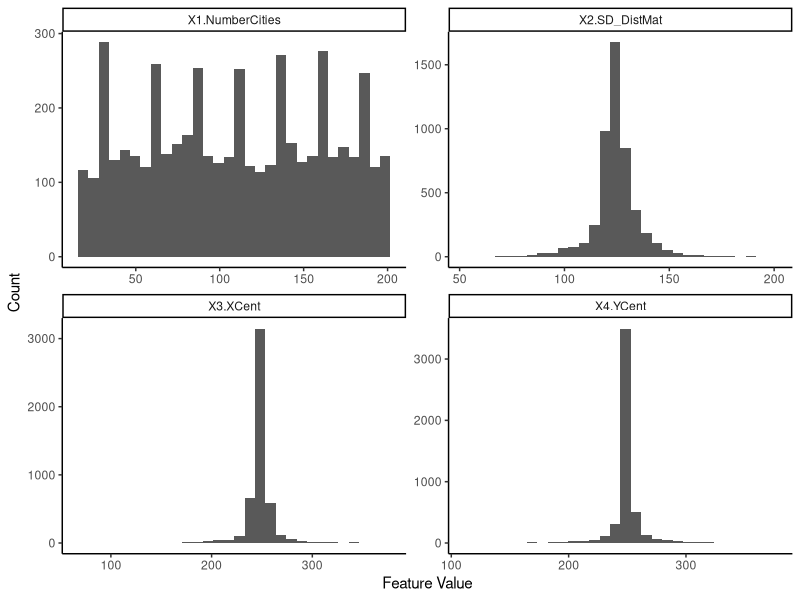
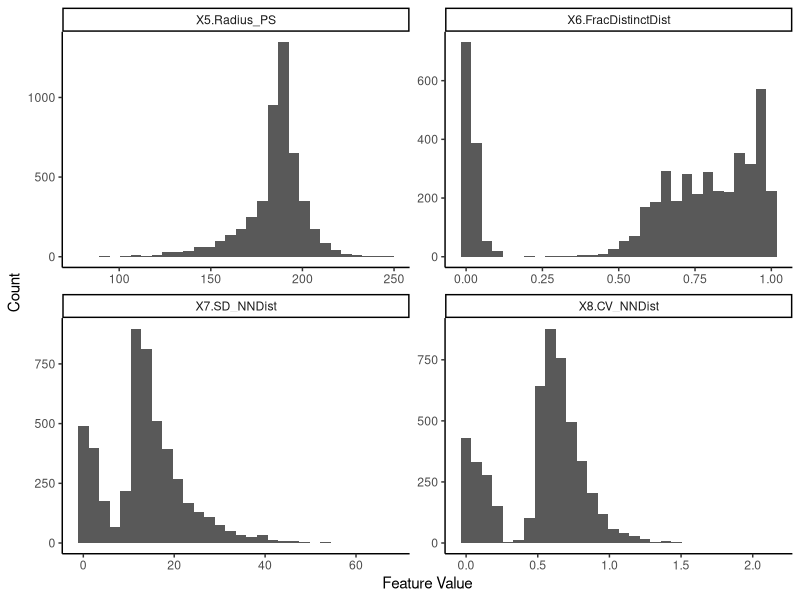
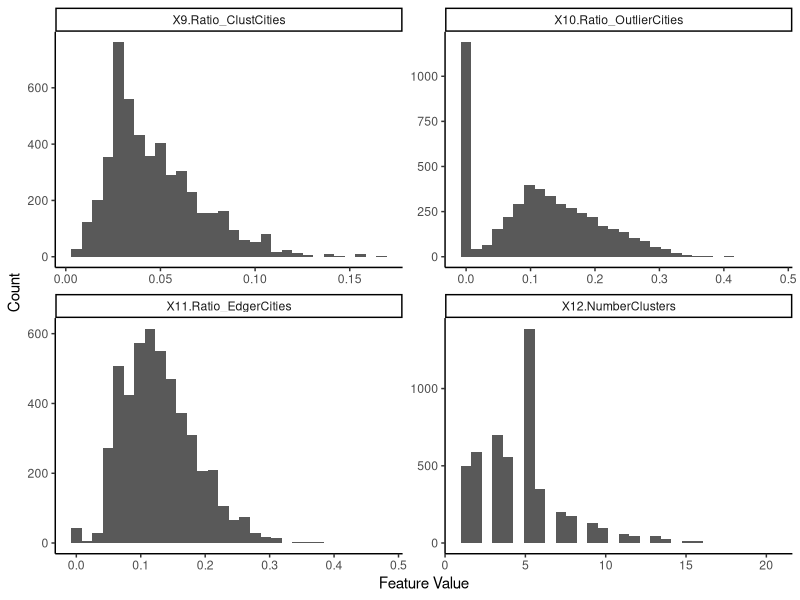
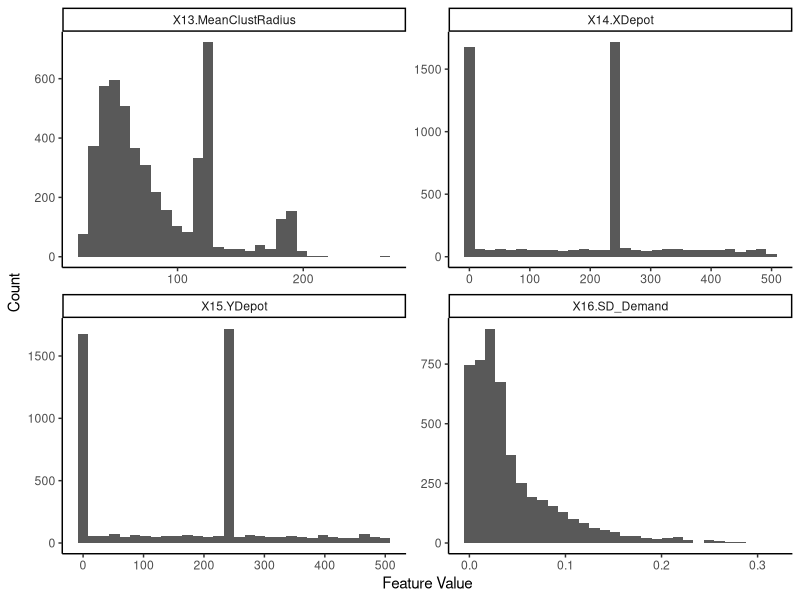
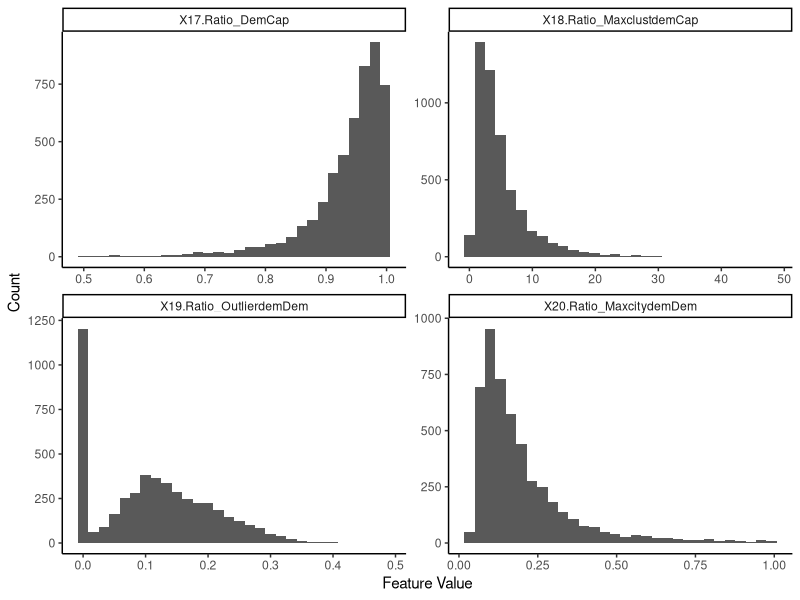
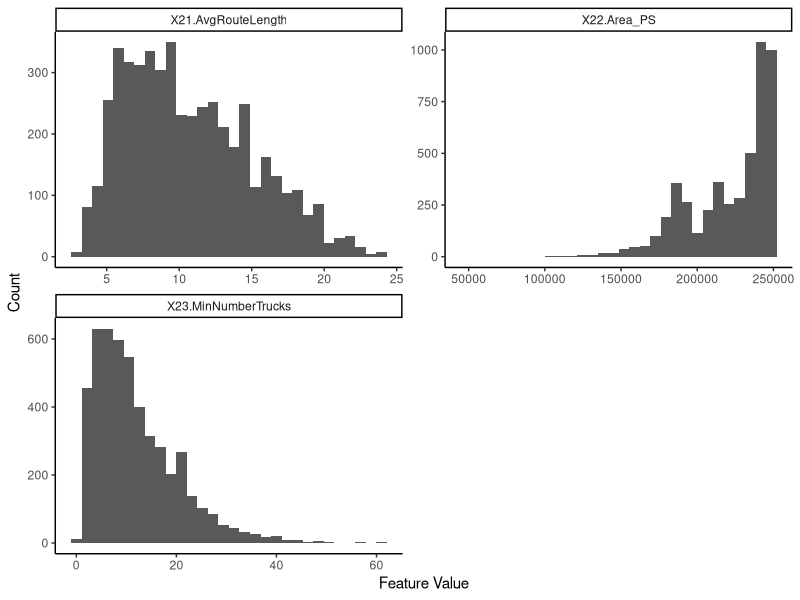
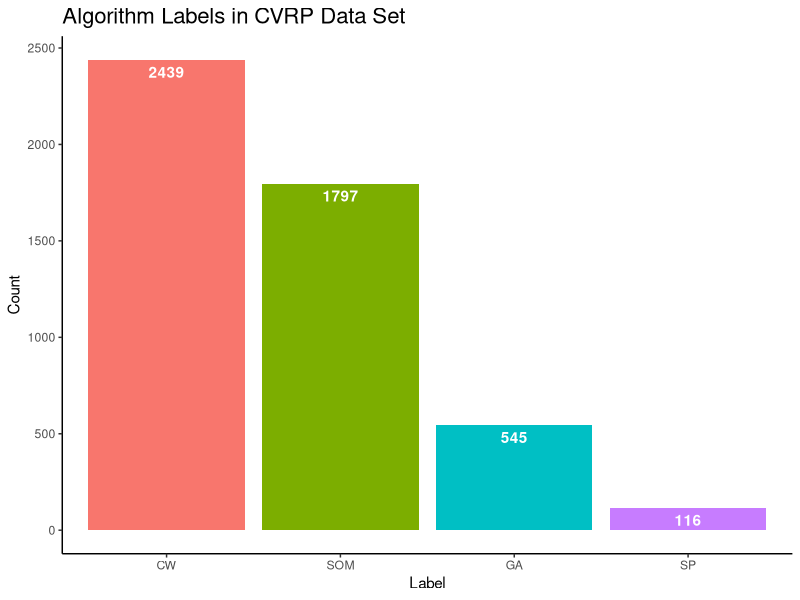
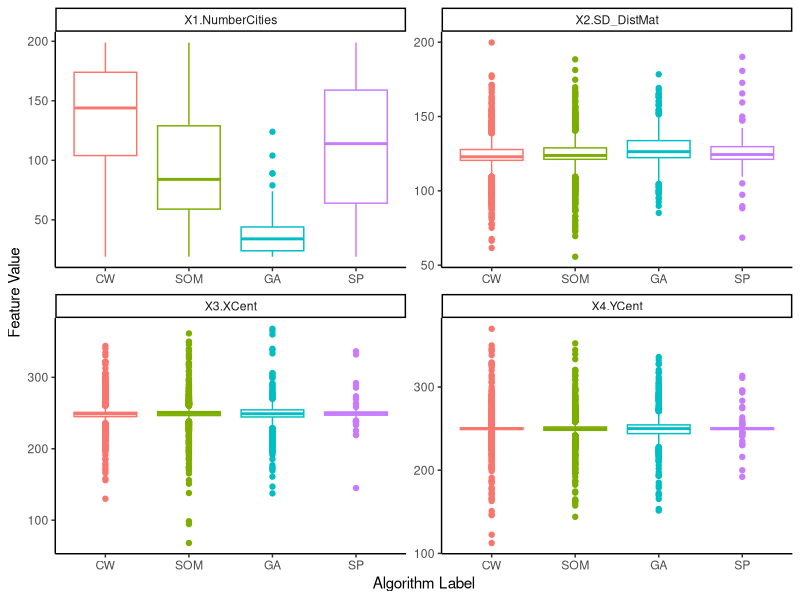

These figures' R source, in order:
library(tidyverse)
library(reshape2) #for the melt function

cvrp <- read.csv(file="CVRP_dataset.csv")

################### Feature Distributions ################

# Features 1 - 4
d <- melt(cvrp[c(7:10)])
ggplot(data = d, mapping = aes(x = value)) + 
  facet_wrap(~variable, scales = 'free') +
  geom_histogram() + 
  labs(x = 'Feature Value', y = 'Count') + #, title = 'Histograms of Features 1 - 4') +
  theme_classic()+
  theme(plot.title = element_text(hjust = 0.5))

# Features 5 - 8
d <- melt(cvrp[c(11:14)])
ggplot(data = d, mapping = aes(x = value)) + 
  facet_wrap(~variable, scales = 'free') +
  geom_histogram() + 
  labs(x = 'Feature Value', y = 'Count') + #, title = 'Histograms of Features 5 - 8') +
  theme_classic()+
  theme(plot.title = element_text(hjust = 0.5))

# Features 9 - 12
d <- melt(cvrp[c(15:18)])
ggplot(data = d, mapping = aes(x = value)) + 
  facet_wrap(~variable, scales = 'free') +
  geom_histogram() + 
  labs(x = 'Feature Value', y = 'Count') + #, title = 'Histograms of Features 9 - 12') +
  theme_classic()+
  theme(plot.title = element_text(hjust = 0.5))

# Features 13 - 16
d <- melt(cvrp[c(19:22)])
ggplot(data = d, mapping = aes(x = value)) + 
  facet_wrap(~variable, scales = 'free') +
  geom_histogram() + 
  labs(x = 'Feature Value', y = 'Count') + #, title = 'Histograms of Features 13 - 16') +
  theme_classic()+
  theme(plot.title = element_text(hjust = 0.5))

# Features 17 - 20
d <- melt(cvrp[c(23:26)])
ggplot(data = d, mapping = aes(x = value)) + 
  facet_wrap(~variable, scales = 'free') +
  geom_histogram() + 
  labs(x = 'Feature Value', y = 'Count') + #, title = 'Histograms of Features 17 - 20') +
  theme_classic()+
  theme(plot.title = element_text(hjust = 0.5))

# Features 21 - 23
d <- melt(cvrp[c(27:29)])
ggplot(data = d, mapping = aes(x = value)) + 
  facet_wrap(~variable, scales = 'free', nrow = 2) +
  geom_histogram() + 
  labs(x = 'Feature Value', y = 'Count') + #, title = 'Histograms of Features 21 - 23') +
  theme_classic()+
  theme(plot.title = element_text(hjust = 0.5))

############ Label Distribution #####################
# put in descending order

# summary table of labels
counts = cvrp %>%
  group_by(Label) %>%
  summarize(counts = length(Label))

# get Label in descending order based upon its count value
counts$Label = factor(counts$Label,                                   
                      levels = counts$Label[order(counts$counts, decreasing = TRUE)])

# create bar chart
ggplot(data = counts, mapping = aes(x = Label, y = counts, fill = Label)) + 
  geom_bar(stat = 'identity')+
  labs(x = 'Label', y = 'Count', title = 'Algorithm Labels in CVRP Data Set')+
  geom_text(aes(label = counts), vjust = 1.5, color = 'white', fontface = 'bold')+
  theme_classic() + 
  theme(plot.title = element_text(size=16))+
  theme(legend.position = 'none')

###### Create grouped boxplots of Labels in CVRP data ###################
# avoid the copy/paste of above

#list of vectors for feature columns to make
features_list = list(c(7:10), c(11:14), c(15:18), c(19:22), c(23:26), c(27:29))

for (features in features_list) {
  
  # put cvrp data into long format for ggplot
  cvrp_long = melt(data = cvrp, id.vars = c(features, 34), measure.vars = features,
                   variable.name = 'Feature', value.name = 'Value')
  
  # put Label in same order as the bar chart
  cvrp_long$Label = factor(cvrp_long$Label,                                   
                           levels = c('CW', 'SOM', 'GA', 'SP'))
  
  # generate/print the plots for 
  print(
    ggplot(data = cvrp_long, mapping = aes(x = Label, y = Value, color = Label)) + 
      facet_wrap(~Feature, scales = 'free', nrow = 2) +
      geom_boxplot() + 
      labs(x = 'Algorithm Label', y = 'Feature Value') + #, title = 'Histograms of Features 21 - 23') +
      theme_classic()+
      theme(plot.title = element_text(hjust = 0.5))+
      theme(legend.position = 'none')
  )
}




